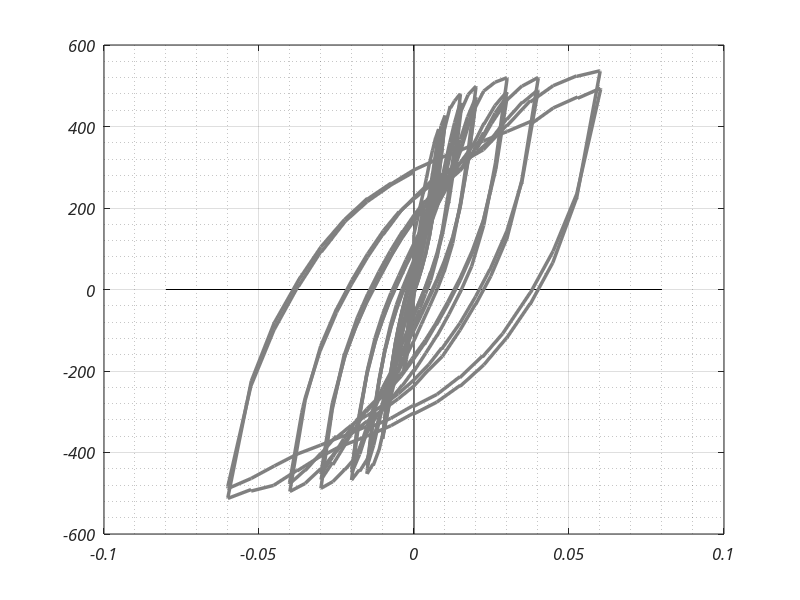

This chart was generated by the following MATLAB code: (Note: this script raises an error after producing the figure.)
clc;clear;close all;
set(0,'DefaultAxesFontName','Calibri')
set(0,'DefaultAxesFontAngle','italic')
set(0,'DefaultTextFontName','Calibri')
set(0,'DefaultTextFontAngle','italic')

test = load('Naish.txt');
L = 60;
x = [-0.08 0.08];
% y = [-175 175];
y = [-600 600];

test(:,2) = test(:,2)/L;

lastStep = 1861;
test = test(1:lastStep,:);
test(:,1) = test(:,1);

dirResults = 'Results_truss';
dirResults2 = 'Results';

figure;
hold on
grid on
grid minor
box on
set(gca,'fontsize',12);
set(gcf,'Position',[100 100 600 450])

line(x,[0,0],'Color','black');
line([0,0],y,'Color','black');

plt0 = plot(test(:,2),test(:,1)*4.4482,'linewidth',2.5,'color',[0.5 0.5 0.5]);

modelFile = load([dirResults '/' 'Displacement.txt']);
plt1 = plot(modelFile(:,2)/L,modelFile(:,1)*4.4482,'b','linewidth',1.5);
modelFile2 = load([dirResults2 '/' 'Displacement.txt']);
plt2 = plot(modelFile2(:,2)/L,modelFile2(:,1)*4.4482,'--','color',[1 0 0 0.75],'linewidth',2.0);

% legend([plt0,plt1],'Test','Model','location','southeast')
legend([plt0,plt1,plt2],'Test','Truss Model','Shear Spring','location','southeast')

title('CB33D')
xlabel('Chord Rotation (rad)');
% ylabel('Force (kips)');
ylabel('Force (kN)');
xlim(x)
ylim(y)
